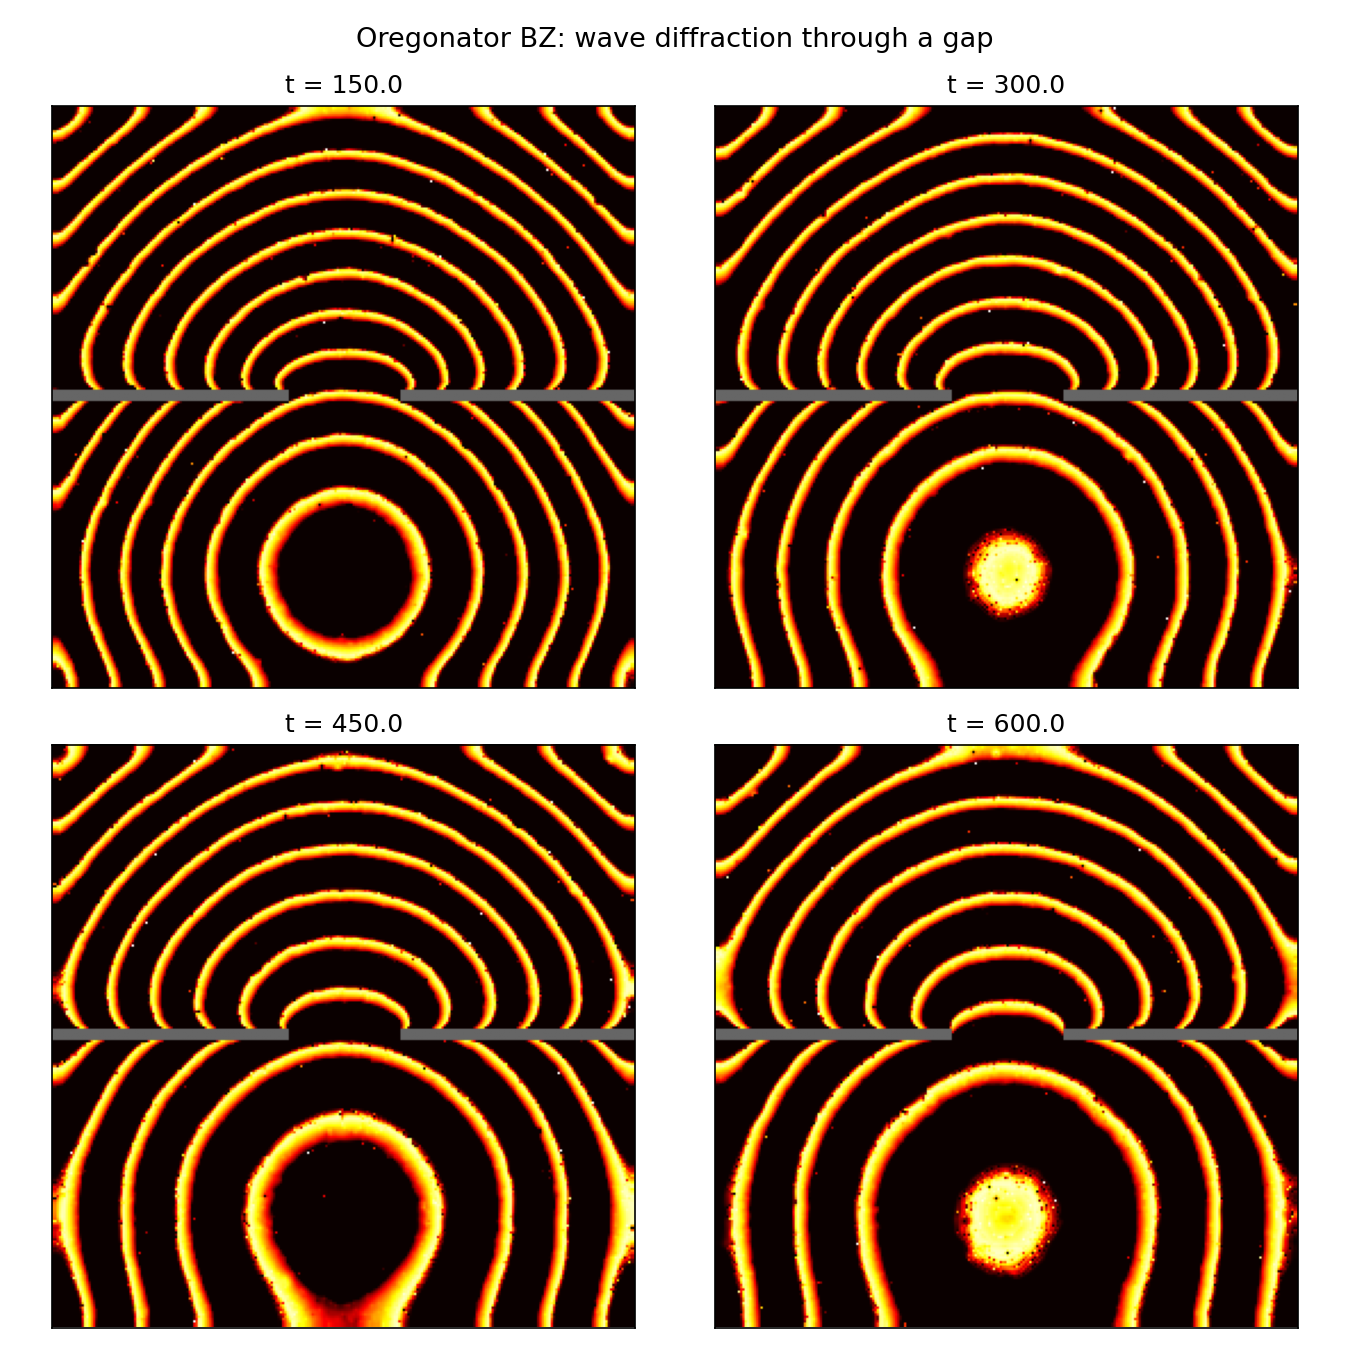

Write the Python code that produced this figure.
"""
Oregonator BZ wave passing through a gap in a no-flux wall.

A target-wave source on the left sends circular waves toward a wall
with a central gap.  The wave diffracts through the gap and spreads
out on the right side --- the prototype for channel routing.
"""

import numpy as np
import matplotlib.pyplot as plt


NX, NY = 256, 256
DX = 1.0
DT = 0.05
NSTEPS = 12000
PLOT_EVERY = 3000

Du = 1.0
Dv = 0.6
EPS = 0.05
Q = 0.002
F = 1.4
PHI = 0.0


def laplacian(c, mask):
    out = np.zeros_like(c)
    out[1:-1, 1:-1] = (
        c[:-2, 1:-1] + c[2:, 1:-1] +
        c[1:-1, :-2] + c[1:-1, 2:] -
        4 * c[1:-1, 1:-1]
    ) / DX**2
    out[0, :] = out[1, :]
    out[-1, :] = out[-2, :]
    out[:, 0] = out[:, 1]
    out[:, -1] = out[:, -2]
    # No flux inside obstacle (mask = True means obstacle)
    out[mask] = 0.0
    return out


def step(u, v, mask):
    Lu = laplacian(u, mask)
    Lv = laplacian(v, mask)

    reaction = (1.0 / EPS) * (
        u - u**2 - (F * v + PHI) * (u - Q) / (u + Q)
    )

    u += DT * (Du * Lu + reaction)
    v += DT * (Dv * Lv + u - v)

    # Obstacle is inert
    u[mask] = 0.0
    v[mask] = 0.0

    np.clip(u, -0.1, 1.0, out=u)
    np.clip(v, -0.1, 1.5, out=v)
    return u, v


def make_wall_with_gap(nx, ny, wall_x, gap_half_width):
    """Return a boolean mask for a vertical wall with a central gap."""
    Y, X = np.mgrid[0:ny, 0:nx]
    mask = (np.abs(X - wall_x) < 3) & (np.abs(Y - ny // 2) >= gap_half_width)
    return mask


def run_gap_diffraction():
    u = np.zeros((NX, NY), dtype=float)
    v = np.zeros((NX, NY), dtype=float)

    wall_mask = make_wall_with_gap(NX, NY, NX // 2, 25)

    # Source on the left
    Y, X = np.mgrid[0:NY, 0:NX]
    r = np.sqrt((X - 50)**2 + (Y - NY // 2)**2)
    u[r < 25] = 0.8
    v[r < 25] = 0.2

    snapshots = []
    times = []
    for n in range(NSTEPS):
        u, v = step(u, v, wall_mask)
        if (n + 1) % PLOT_EVERY == 0:
            snapshots.append(u.copy())
            times.append((n + 1) * DT)
            print(f"t={(n+1)*DT:.1f}, max u={u.max():.3f}, mean u={u.mean():.3f}")

    return snapshots, times, wall_mask


def plot_series(snapshots, times, wall_mask, filename):
    fig, axes = plt.subplots(2, 2, figsize=(9, 9))
    axes = axes.ravel()
    for ax, snap, t in zip(axes, snapshots, times):
        # Overlay wall in grey
        img = snap.T.copy()
        wall_img = wall_mask.T.copy()
        rgba = np.zeros((img.shape[0], img.shape[1], 4))
        cmap = plt.cm.hot
        norm = plt.Normalize(0, 1)
        rgba[:, :, :3] = cmap(norm(img))[:, :, :3]
        rgba[:, :, 3] = 1.0
        # grey obstacle
        rgba[wall_img, :3] = 0.4
        ax.imshow(rgba, origin='lower')
        ax.set_title(f't = {t:.1f}')
        ax.set_xticks([])
        ax.set_yticks([])
    plt.suptitle('Oregonator BZ: wave diffraction through a gap', fontsize=13)
    plt.tight_layout()
    plt.savefig(filename, dpi=150)
    print(f'Saved {filename}')


if __name__ == '__main__':
    snaps, times, wall = run_gap_diffraction()
    plot_series(snaps, times, wall, 'Analysis/oregonator_gap_diffraction.png')
